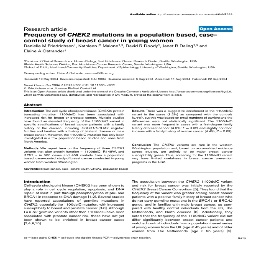
#> input picture OREINTATION_MODEL/orientation_dataset/0/0_0.jpg, 256 x 256 px, given as the content of the folder ILINGUAL_OCR/multilingual_doc_understanding/ovr_v2/lang_data, which was not available
$ python generate_orientation_dataset.py
#> lines starting #> are read from the running program, lines starting #| are printed output that depends on the picture; after the words box and inside, x2 and y2 are one past the last pixel; in counts of white or black regions, pixels touching at a corner belong together; pictures that were not available may be replaced by others from this repository, and a replacement may not be noted
import os
import cv2
import numpy as np
from pathlib import Path
from tqdm import tqdm

# ============================================================
# CONFIGURATION
# ============================================================
SOURCE_DIR = r"D:\projects\MULTILINGUAL_OCR\multilingual_doc_understanding\ovr_v2\lang_data"      # <-- ONLY CHANGE THIS
OUTPUT_DIR = r"D:\projects\MULTILINGUAL_OCR\multilingual_doc_understanding\ovr_v2\OREINTATION_MODEL\orientation_dataset"
IMG_SIZE = 256
# ============================================================


# ------------------------- DESKEW FUNCTION ------------------------
def deskew_image(img):
    gray = cv2.cvtColor(img, cv2.COLOR_BGR2GRAY)
    gray_inv = cv2.bitwise_not(gray)
    thresh = cv2.threshold(gray_inv, 0, 255, cv2.THRESH_BINARY | cv2.THRESH_OTSU)[1]
    coords = np.column_stack(np.where(thresh > 0))

    if len(coords) == 0:
        return img, 0.0

    angle = cv2.minAreaRect(coords)[-1]

    if angle < -45:
        angle = 90 + angle
    elif angle > 45:
        angle -= 90

    angle = -angle

    (h, w) = img.shape[:2]
    center = (w // 2, h // 2)
    M = cv2.getRotationMatrix2D(center, angle, 1.0)

    rotated = cv2.warpAffine(
        img, M, (w, h),
        flags=cv2.INTER_CUBIC,
        borderMode=cv2.BORDER_REPLICATE
    )
    return rotated, angle


# ============================================================
# ENSURE DATASET FOLDERS EXIST
# ============================================================
for cls in ["0", "1", "2", "3"]:
    os.makedirs(os.path.join(OUTPUT_DIR, cls), exist_ok=True)

# ============================================================
# FIND EXISTING COUNT AND CONTINUE SAFELY
# ============================================================
existing_files = list(Path(OUTPUT_DIR).rglob("*.jpg"))
existing_samples_count = len(existing_files) // 4  # each sample has 4 rotations

idx = existing_samples_count
print(f"🔢 Existing samples: {existing_samples_count}")
print(f"➡ Continuing from index: {idx}\n")


# ============================================================
# LOAD NEW IMAGES ONLY
# ============================================================
image_files = []
for ext in ["*.jpg", "*.jpeg", "*.png"]:
    image_files += list(Path(SOURCE_DIR).rglob(ext))

print(f"🟦 Found {len(image_files)} NEW raw images in SOURCE_DIR")

# ============================================================
# PROCESS NEW IMAGES (APPEND MODE)
# ============================================================
for img_path in tqdm(image_files, desc="Processing new images"):
    img = cv2.imread(str(img_path))
#> img is the input picture: shape (256, 256, 3); mean B, G, R 237.2, 237, 236.8
    if img is None:
        continue

    # Step 1 — Deskew
    deskewed, _ = deskew_image(img)
#> in deskew_image, `gray_inv = cv2.bitwise_not(gray)`:
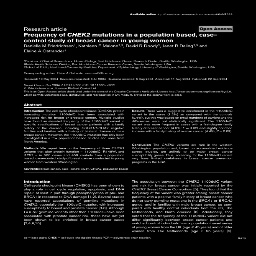
#> gray_inv: shape (256, 256); min 0, max 255, mean 18
#> in deskew_image, `thresh = cv2.threshold(gray_inv, 0, 255, cv2.THRESH_BINARY | cv2.THRES..`:
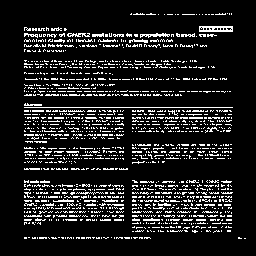
#> thresh: shape (256, 256); 12.4% white in thin lines or dots, all inside (x1, y1, x2, y2) = (24, 13, 246, 239)
#> in deskew_image, `coords = np.column_stack(np.where(thresh > 0))`: coords = 8097 pairs, first value 13 to 238, second value 24 to 245
#> in deskew_image, `angle = cv2.minAreaRect(coords)[-1]`: angle = -90
#> in deskew_image, `angle = 90 + angle`: angle = 0
#> in deskew_image, `M = cv2.getRotationMatrix2D(center, angle, 1.0)`: M = [[1, 0, 0], [0, 1, 0]]
    deskewed = cv2.resize(deskewed, (IMG_SIZE, IMG_SIZE))

    # Save 0° upright
    cv2.imwrite(f"{OUTPUT_DIR}/0/{idx}_0.jpg", deskewed)

    # Save 90° rotated
    rot90 = cv2.rotate(deskewed, cv2.ROTATE_90_CLOCKWISE)
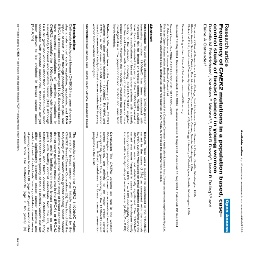
#> rot90: shape (256, 256, 3); mean B, G, R 237.2, 237, 236.8
    cv2.imwrite(f"{OUTPUT_DIR}/1/{idx}_1.jpg", rot90)

    # Save 180° rotated
    rot180 = cv2.rotate(deskewed, cv2.ROTATE_180)
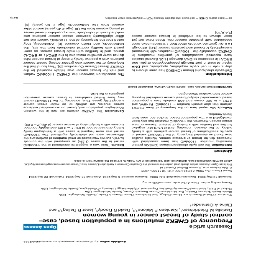
#> rot180: shape (256, 256, 3); mean B, G, R 237.2, 237, 236.8
    cv2.imwrite(f"{OUTPUT_DIR}/2/{idx}_2.jpg", rot180)

    # Save 270° rotated
    rot270 = cv2.rotate(deskewed, cv2.ROTATE_90_COUNTERCLOCKWISE)
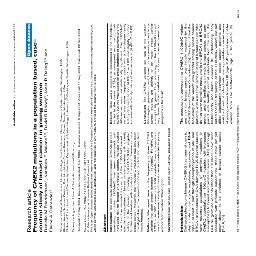
#> rot270: shape (256, 256, 3); mean B, G, R 237.2, 237, 236.8
    cv2.imwrite(f"{OUTPUT_DIR}/3/{idx}_3.jpg", rot270)

    idx += 1

print("\n===================================================")
print("🎉 NEW DATA APPENDED SUCCESSFULLY!")
print(f"📁 Orientation dataset stored at: {OUTPUT_DIR}")
print(f"🔢 Total samples now: {idx}")
print("===================================================\n")
